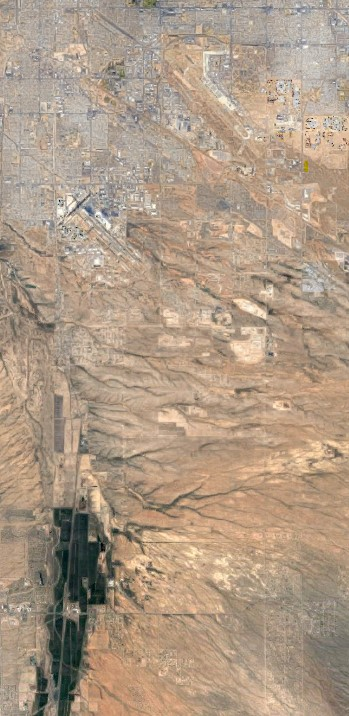
#> input picture visualizations/pheno-satellite-overlay.jpg, 349 x 716 px, found by its file name
$ jupyter execute --allow-errors geo-visualization.ipynb
#> lines starting #> are read from the running program, lines starting #| are printed output that depends on the picture
[cell 1]
import numpy as np
import pandas as pd
import geopandas as gpd
import matplotlib.pyplot as plt
from PIL import Image

## Onetime

#> (a cell that did not finish here is left out)

[cell 3]
fig_size = (1, 3)
f, ax = plt.subplots(1, figsize=fig_size)
#> (the rest of this cell did not finish here and is left out)

#> (a cell that did not finish here is left out)

## Pheno

[cell 5]
pheno_train = pd.read_csv('../datasets/pheno-train.csv')
#> (reads pheno-train.csv from the repository)
#> pheno_train = table of 1358 rows and 7 columns
pheno_test = pd.read_csv('../datasets/pheno-test.csv')
#> (reads pheno-test.csv from the repository)
pheno = pd.concat([pheno_train, pheno_test])
#> pheno = table of 1698 rows and 7 columns
#> (the rest of this cell did not finish here and is left out)

[cell 6]
fig_size = (2, 1)
f, ax = plt.subplots(1, figsize=fig_size)
ax = pheno.plot(ax=ax,markersize=0.1,c='red',marker="2",figsize=fig_size)
ax.set_axis_off()
ax.apply_aspect()
ax.figure.savefig('pheno-distribution.png', dpi=600, bbox_inches='tight')
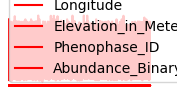
#> figure drawn by matplotlib, 1 panel

[cell 7]
overlay = Image.open("pheno-distribution.png").convert("RGBA")
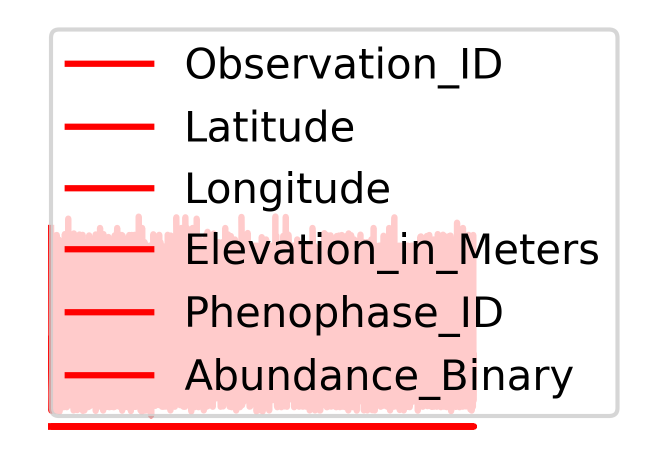
#> overlay: PIL image 1294x934 RGBA (shown at 1/2 size); mean R, G, B, A 240.4, 223.2, 223.2, 255
background = Image.open("pheno-satellite-overlay.jpg").convert("RGBA").resize(overlay.size)
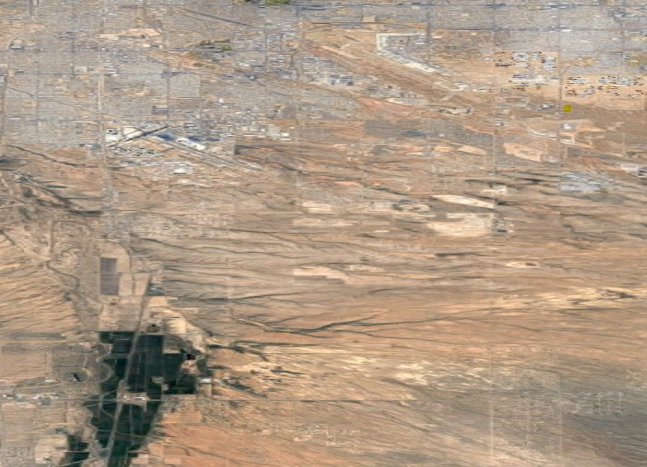
#> background: PIL image 1294x934 RGBA (shown at 1/2 size); mean R, G, B, A 174.1, 154.1, 134.2, 255
new_img = Image.blend(background, overlay, 0.35)
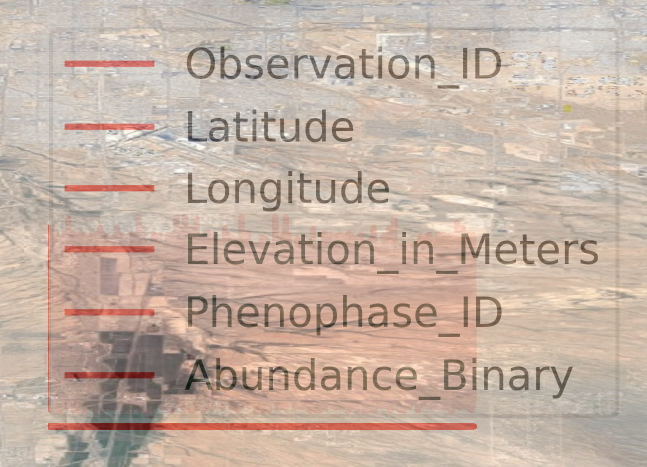
#> new_img: PIL image 1294x934 RGBA (shown at 1/2 size); mean R, G, B, A 196.8, 177.8, 164.9, 255
new_img.save("pheno-geo-vis.png","PNG")
new_img
